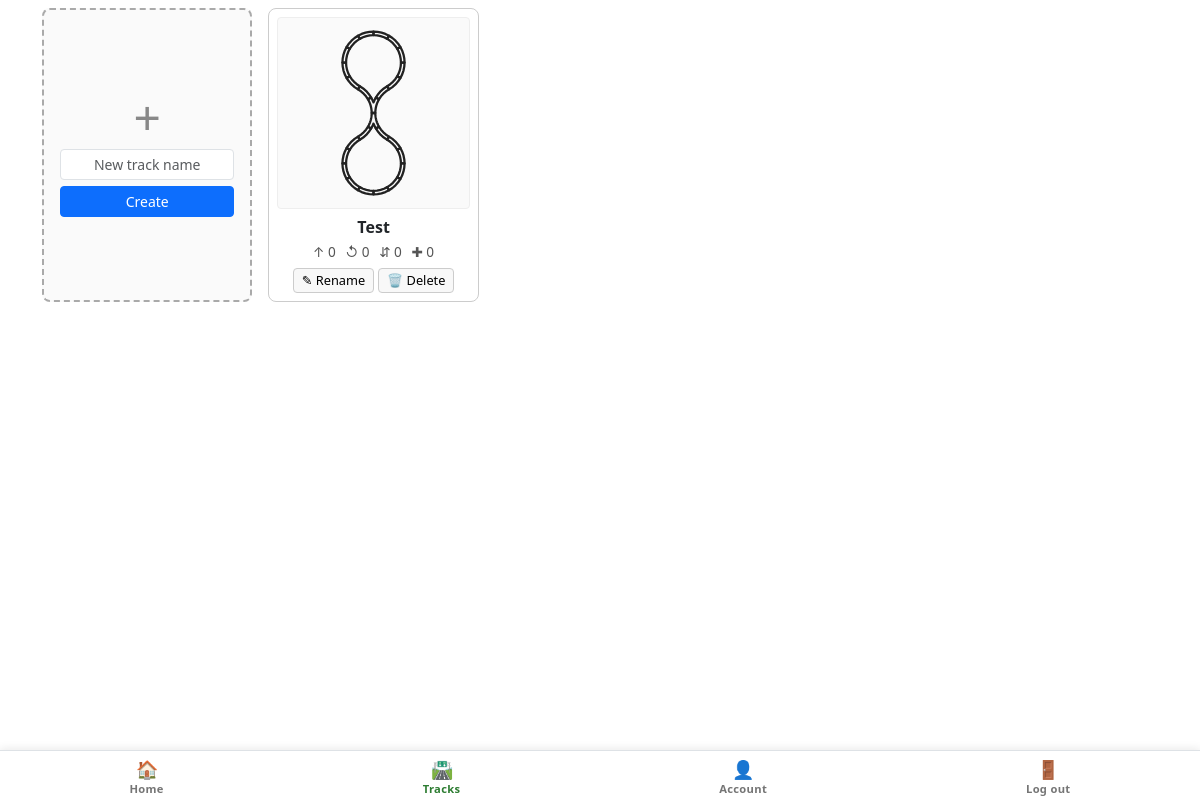
The page /track_open (signed in) on the database as committed earlier.
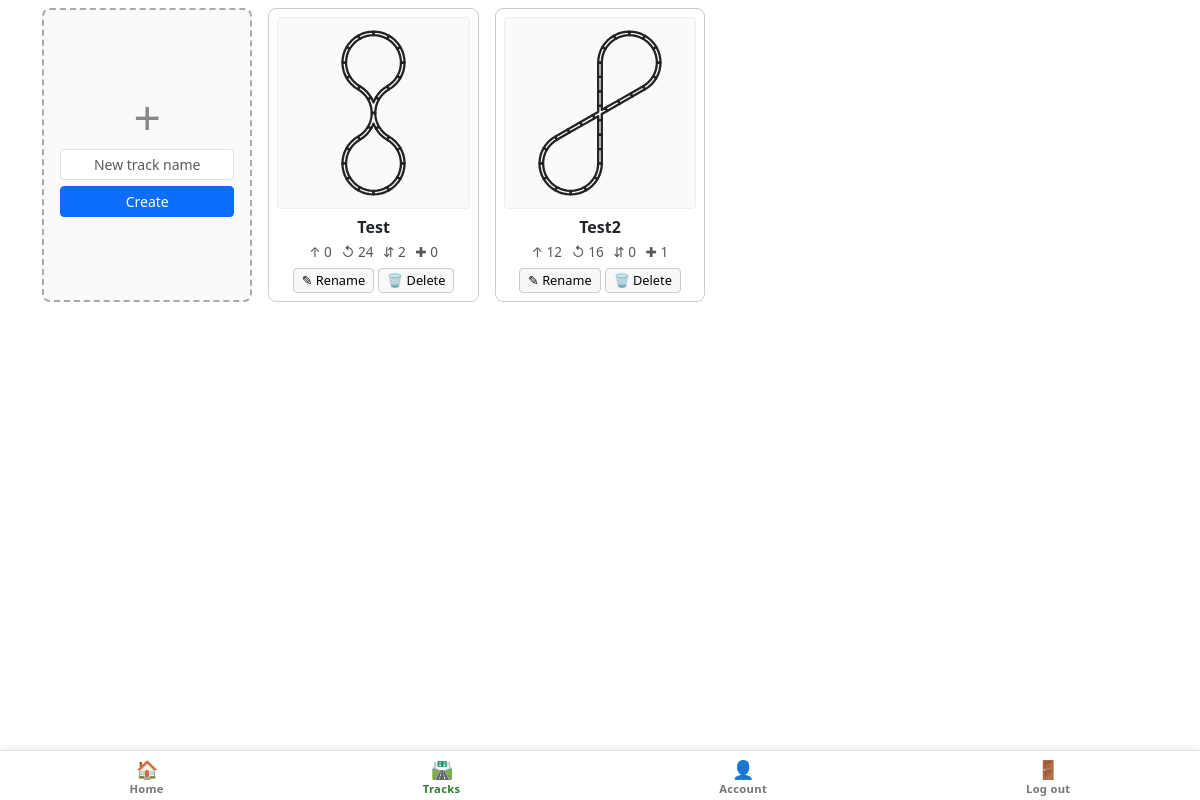
The same page on the database as committed later.
### tables this page shows
CREATE TABLE tracks (
	id INTEGER NOT NULL, 
	user_id INTEGER NOT NULL, 
	title TEXT NOT NULL, 
	PRIMARY KEY (id), 
	FOREIGN KEY(user_id) REFERENCES users (id) ON DELETE CASCADE
);

### duplo/blueprints/tracks.py (the view, shortened to what this page needs)
@bp.route("/track_open", methods=["GET", "POST"])
@login_required
def track_open():
    if request.method == "GET":
        tracks = tracks_read(user_id=session["user_id"])
        track_info = []
        for t in tracks:
            if not os.path.exists(thumbnail_file(t["id"])):
                generate_thumbnail(t["id"])
            track_info.append({
                "id": t["id"],
                "title": t["title"],
                "counts": piece_counts(t["id"]),
                "thumbnail": thumbnail_url(t["id"]),
            })
        return render_template("track_open.html", tracks=track_info)

### duplo/auth.py (called while the page is built)
def login_required(f):
    @wraps(f)
    def decorated_function(*args, **kwargs):
        if session.get("user_id") is None:
            return redirect("/")
        return f(*args, **kwargs)
    return decorated_function

### duplo/extensions.py (called while the page is built)
def sql(cmd, **params):
    is_sqlite = current_app.config["SQLALCHEMY_DATABASE_URI"].startswith("sqlite")
    if "PRAGMA" in cmd and not is_sqlite:
        return None
    logger = current_app.logger
    if logger.isEnabledFor(logging.DEBUG):
        logger.debug("SQL: %s | params=%s", cmd, params)
        db.session.commit()
    stmt = text(cmd)
    result = db.session.execute(stmt, params or None)
    lowered = cmd.lstrip().lower()
    if lowered.startswith(("insert", "update", "delete")) or "pragma" in lowered:
        db.session.commit()
    if lowered.startswith("select"):
        rows = [dict(row._mapping) for row in result]
        if logger.isEnabledFor(logging.DEBUG):
            logger.debug("SQL result: %s", rows)
        return rows
    return None

### duplo/repositories/layouts.py (called while the page is built)
def pieces_read(track_id):
    rows = sql(
        "select id, piece, x, y, rot from pieces"
        " where track_id = :track_id order by id",
        track_id=track_id,
    )
    return [
        {"id": r["id"], "type": r["piece"],
         "x": float(r["x"]), "y": float(r["y"]), "rot": int(r["rot"])}
        for r in rows
    ]

### duplo/repositories/tracks.py (called while the page is built)
def tracks_read(user_id):
    return sql(
        "select id, title from tracks where user_id = :user_id",
        user_id=user_id,
    )

### duplo/services/thumbnails.py (called while the page is built)
def _thumb_dir():
    return os.path.join(current_app.static_folder, 'thumbnails')

def thumbnail_file(track_id):
    return os.path.join(_thumb_dir(), f'{track_id}.svg')

def thumbnail_url(track_id):
    return f'/static/thumbnails/{track_id}.svg'

def piece_counts(track_id):
    pieces = [i['type'] for i in pieces_read(track_id=track_id)]
    return {p: sum(1 for x in pieces if x == p) for p in PIECE_TYPES}

### templates/track_open.html (shortened to what this page needs)
{% extends "layout.html" %}
{% block head %}
<link rel="stylesheet" href="{{ asset_url('css/track_open.css') }}">
{% endblock %}
{% block main %}
<div class="track-grid">
    <div class="new-card">
        <div class="plus">+</div>
        <form action="/track_create" method="post">
            <input class="form-control form-control-sm" type="text" name="title"
                placeholder="New track name" pattern="[A-Za-z0-9]+" autocomplete="off" required>
            <button class="btn btn-primary btn-sm" type="submit">Create</button>
        </form>
    </div>
    {% for track in tracks %}
    <div class="track-card">
        <form action="/track_open" method="post">
            <button type="submit" class="open-btn" title="Open {{ track.title }}">
                <img class="thumb" src="{{ track.thumbnail }}" alt="{{ track.title }} thumbnail">
                <div class="title">{{ track.title }}</div>
                <div class="pieces">
                    <span title="Straight">&ShortUpArrow; {{ track.counts.straight }}</span>
                    <span title="Curve">&#8634; {{ track.counts.curve }}</span>
                    <span title="Switch">&#8693; {{ track.counts.switch }}</span>
                    <span title="Crossing">&#10010; {{ track.counts.crossing }}</span>
                </div>
            </button>
        </form>
        <div class="card-actions">
            <form action="/track_rename" method="post"
                onsubmit="var n=prompt('New name for &quot;{{ track.title|e }}&quot;:','{{ track.title|e }}');
                         if(!n||!/^[A-Za-z0-9]+$/.test(n)){alert('Invalid name');return false;}
                         this.new_title.value=n;return true;">
                <button type="submit" title="Rename">&#9998; Rename</button>
            </form>
            <form action="/track_delete" method="post"
                onsubmit="return confirm('Delete &quot;{{ track.title|e }}&quot;?');">
                <button type="submit" class="delete-btn" title="Delete">&#128465; Delete</button>
            </form>
        </div>
    </div>
    {% endfor %}
</div>
{% endblock %}

### templates/layout.html (shortened to what this page needs)
<!DOCTYPE html>
<html lang="en">
<head>
    <link href="https://cdn.jsdelivr.net/npm/bootstrap@5.3.3/dist/css/bootstrap.min.css" rel="stylesheet"
>
    <link rel="stylesheet" href="{{ asset_url('css/layout.css') }}">
    {% block head %}{% endblock %}
</head>
<body>
    <main class="container pb-3 text-center">
        {% block main %}{% endblock %}
    </main>
    {% if session["user_id"] %}
    <nav class="bottom-tabs" aria-label="Navigation">
        <a href="/" class="bottom-tab {% if request.path == '/' %}active{% endif %}">
            <span class="bottom-tab-icon">&#127968;</span>
            <span class="bottom-tab-label">Home</span>
        </a>
        <a href="/track_open" class="bottom-tab {% if request.path.startswith('/track') %}active{% endif %}">
            <span class="bottom-tab-icon">&#128739;</span>
            <span class="bottom-tab-label">Tracks</span>
        </a>
        <a href="/user_info" class="bottom-tab {% if request.path == '/user_info' %}active{% endif %}">
            <span class="bottom-tab-icon">&#128100;</span>
            <span class="bottom-tab-label">Account</span>
        </a>
        <a href="/user_logout" class="bottom-tab">
            <span class="bottom-tab-icon">&#128682;</span>
            <span class="bottom-tab-label">Log out</span>
        </a>
    </nav>
    {% endif %}
</body>
</html>

### static/css/layout.css (style rules this page uses)
html { touch-action: pan-x pan-y; }
.bottom-tabs { position: fixed; bottom: 0; left: 0; right: 0; display: flex; justify-content: space-around; background: #fff; border-top: 1px solid #dee2e6; padding: 4px 0 env(safe-area-inset-bottom, 4px); z-index: 1050; box-shadow: 0 -2px 8px rgba(0, 0, 0, 0.08); }
body:has(.bottom-tabs) { padding-bottom: 64px; }
.bottom-tab { display: flex; flex-direction: column; align-items: center; text-decoration: none; color: #757575; font-size: 0.7em; padding: 4px 8px 2px; border-radius: 8px; transition: color 0.15s, background 0.15s; -webkit-tap-highlight-color: transparent; }
.bottom-tab-icon { font-size: 1.6em; line-height: 1.2; }
.bottom-tab-label { margin-top: 1px; font-weight: 600; letter-spacing: 0.3px; }
.bottom-tab.active { color: #2e7d32; }

### static/css/track_open.css (style rules this page uses)
.track-grid { display: grid; grid-template-columns: repeat(auto-fill, minmax(200px, 1fr)); gap: 16px; margin-top: 8px; }
.track-card { position: relative; border: 1px solid #ccc; border-radius: 8px; background: #fff; padding: 8px; text-align: center; transition: box-shadow 0.15s ease, transform 0.15s ease; display: flex; flex-direction: column; align-items: stretch; font-family: inherit; }
.track-card .open-btn { all: unset; cursor: pointer; display: flex; flex-direction: column; align-items: stretch; }
.track-card .thumb { width: 100%; aspect-ratio: 1 / 1; background: #fafafa; border: 1px solid #eee; border-radius: 4px; object-fit: contain; }
.track-card .title { font-weight: bold; margin-top: 6px; word-break: break-word; }
.track-card .pieces { margin-top: 4px; font-size: 0.85em; color: #555; line-height: 1.3; }
.track-card .pieces span { display: inline-block; margin: 0 3px; }
.card-actions { margin-top: 6px; display: flex; gap: 4px; justify-content: center; }
.card-actions button { font-size: 0.8em; padding: 2px 8px; border: 1px solid #ccc; background: #f8f8f8; border-radius: 4px; cursor: pointer; }
.new-card { border: 2px dashed #aaa; border-radius: 8px; background: #fafafa; padding: 16px; display: flex; flex-direction: column; justify-content: center; align-items: center; min-height: 100%; }
.new-card .plus { font-size: 3em; line-height: 1; color: #888; margin-bottom: 8px; }
.new-card form { display: flex; flex-direction: column; gap: 6px; width: 100%; align-items: stretch; }
.new-card input { text-align: center; }

Rows that differ between the two databases and show on the page:
computed for tracks "Test": counts.curve "0" → "24"; counts.switch "0" → "2"
added tracks: shows a picture, title "Test2", counts.straight "12", counts.curve "16", counts.switch "0", counts.crossing "1"
